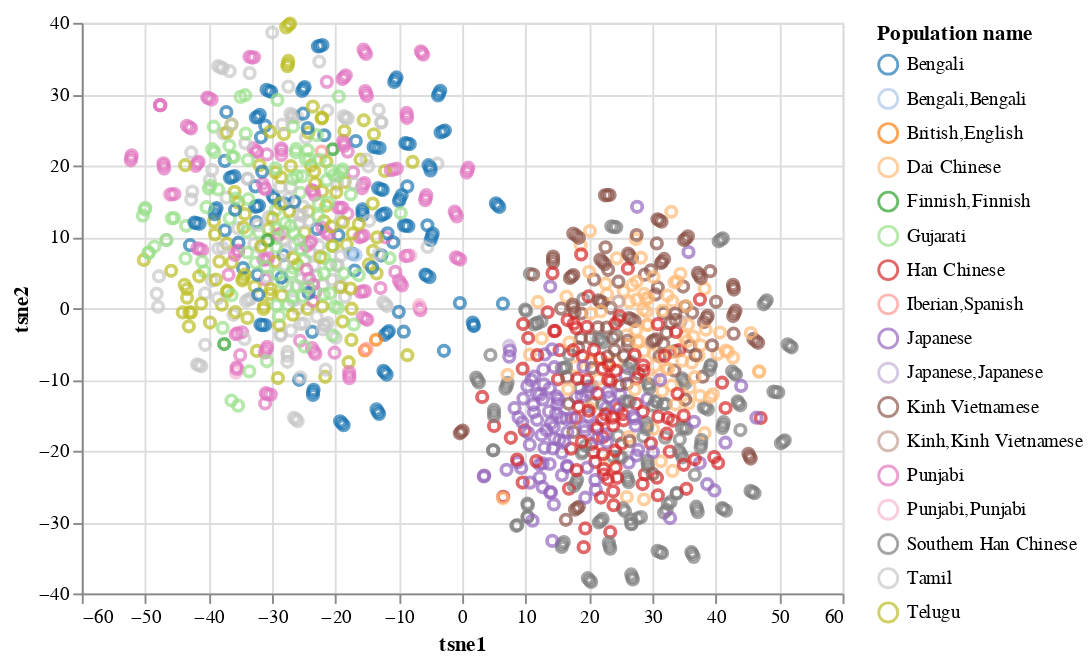

Source (notebook cell):
### Code cell
alt.Chart(df_plot).mark_point().encode(
    x='tsne1',
    y='tsne2',
    color=alt.Color('Population name', scale=alt.Scale(scheme='category20'))
)

### Figure 1 — Vega-Lite specification as saved in the notebook (floating-point values rounded to 4 significant figures; data arrays with more than 128 entries replaced by an {"elided": "..."} marker saying what was removed)
{"config": {"view": {"continuousWidth": 400, "continuousHeight": 300}}, "data": {"name": "data-28173f17f03f0cff683483b1e485c1ef"}, "mark": "point", "encoding": {"color": {"field": "Population name", "scale": {"scheme": "category20"}, "type": "nominal"}, "x": {"field": "tsne1", "type": "quantitative"}, "y": {"field": "tsne2", "type": "quantitative"}}, "$schema": "https://vega.github.io/schema/vega-lite/v4.17.0.json", "datasets": {"data-28173f17f03f0cff683483b1e485c1ef": {"elided": "1193 records"}}}
